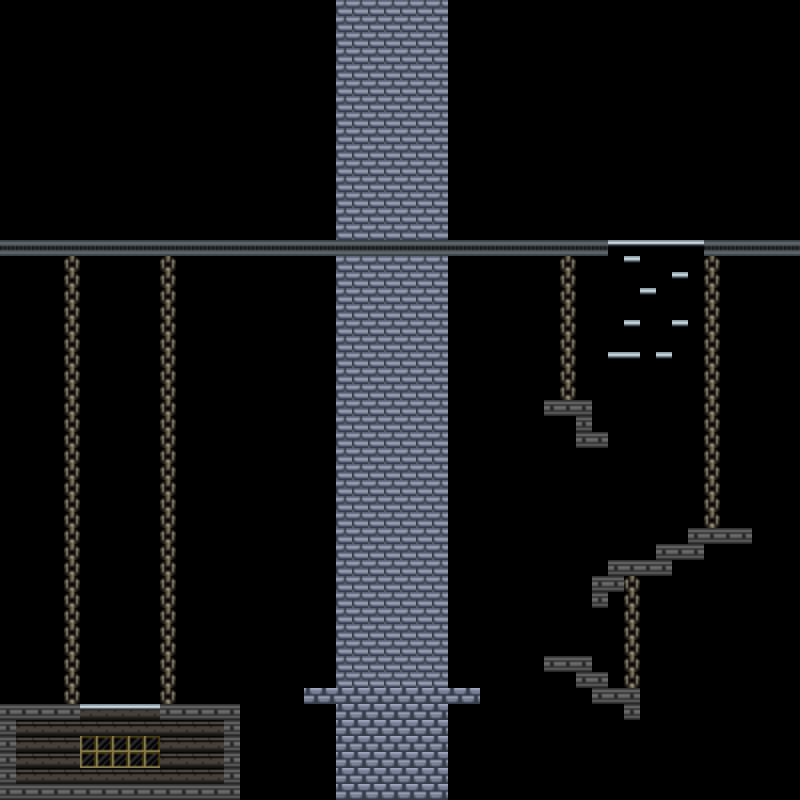

This is a level from a 2D game, rendered from its Tiled map with the project's own tilesets. A one-line summary and the map file follow, with tile-layer data summarised:
An orthogonal 50x50 tile map with 16x16 px tiles, 2 tile layers (Tile Layer 1, Tile Layer 2), 1 hidden layer not drawn, 2 tilesets and 33 objects (26x 14, 3x 10, 3x 9, 8).

<map version="1.0" orientation="orthogonal" renderorder="right-down" width="50" height="50" tilewidth="16" tileheight="16" backgroundcolor="#000000" nextobjectid="43">
 <tileset firstgid="1" source="../../../../../Homework 4/NYUCodebase/Assets/Levels/Spritesheets/ripped_starbound_sprites_solid_floor.tsx" />
 <tileset firstgid="197" source="../../../../../Homework 4/NYUCodebase/Assets/Levels/Spritesheets/arne_sprites.tsx" />
 <layer name="Tile Layer 3" width="50" height="50" visible="0">
  <data>[2500 cells, 2500 non-empty, 2 distinct tile ids]</data>
 </layer>
 <layer name="Tile Layer 1" width="50" height="50">
  <data>[2500 cells, 440 non-empty, 4 distinct tile ids]</data>
 </layer>
 <layer name="Tile Layer 2" width="50" height="50">
  <data>[2500 cells, 178 non-empty, 5 distinct tile ids]</data>
 </layer>
 <objectgroup name="ObjectsLayer">
  <object id="3" name="Player" type="8" gid="159" x="48" y="768" width="16" height="16">
   <properties>
    <property name="objectLayer" type="int" value="2" />
    <property name="renderLayer" type="int" value="2" />
   </properties>
  </object>
  <object id="4" name="Static_Object" type="10" gid="65" x="112" y="784" width="16" height="16">
   <properties>
    <property name="objectLayer" type="int" value="2" />
    <property name="renderLayer" type="int" value="3" />
    <property name="rotation" type="float" value="0" />
    <property name="xmlDescriber" value="Assets/XML/Objects/woodBoxMed.xml" />
   </properties>
  </object>
  <object id="5" name="Static_Object" type="10" gid="65" x="128" y="784" width="16" height="16">
   <properties>
    <property name="objectLayer" type="int" value="2" />
    <property name="renderLayer" type="int" value="2" />
    <property name="xmlDescriber" value="Assets/XML/Objects/woodBoxMed.xml" />
   </properties>
  </object>
  <object id="6" name="Static_Object" type="10" gid="65" x="128" y="768" width="16" height="16">
   <properties>
    <property name="objectLayer" type="int" value="2" />
    <property name="renderLayer" type="int" value="2" />
    <property name="xmlDescriber" value="Assets/XML/Objects/woodBoxMed.xml" />
   </properties>
  </object>
  <object id="7" name="ENEMY" type="9" gid="277" x="384" y="688" width="16" height="16">
   <properties>
    <property name="objectLayer" type="int" value="2" />
    <property name="renderLayer" type="int" value="2" />
   </properties>
  </object>
  <object id="8" name="ENEMY" type="9" gid="277" x="560" y="656" width="16" height="16">
   <properties>
    <property name="objectLayer" type="int" value="2" />
    <property name="renderLayer" type="int" value="2" />
   </properties>
  </object>
  <object id="9" name="ENEMY" type="9" gid="277" x="544" y="400" width="16" height="16">
   <properties>
    <property name="objectLayer" type="int" value="2" />
    <property name="renderLayer" type="int" value="2" />
   </properties>
  </object>
  <object id="17" name="fallingMetalBlock" type="14" gid="56" x="592" y="464" width="16" height="16">
   <properties>
    <property name="objectLayer" type="int" value="0" />
    <property name="renderLayer" type="int" value="0" />
    <property name="xmlDescriber" value="Assets/XML/Objects/fallingMetalBlock.xml" />
   </properties>
  </object>
  <object id="18" name="fallingMetalBlock" type="14" gid="56" x="624" y="480" width="16" height="16">
   <properties>
    <property name="objectLayer" type="int" value="0" />
    <property name="renderLayer" type="int" value="0" />
    <property name="xmlDescriber" value="Assets/XML/Objects/fallingMetalBlock.xml" />
   </properties>
  </object>
  <object id="19" name="fallingMetalBlock" type="14" gid="56" x="624" y="496" width="16" height="16">
   <properties>
    <property name="objectLayer" type="int" value="0" />
    <property name="renderLayer" type="int" value="0" />
    <property name="xmlDescriber" value="Assets/XML/Objects/fallingMetalBlock.xml" />
   </properties>
  </object>
  <object id="20" name="fallingMetalBlock" type="14" gid="56" x="640" y="496" width="16" height="16">
   <properties>
    <property name="objectLayer" type="int" value="0" />
    <property name="renderLayer" type="int" value="0" />
    <property name="xmlDescriber" value="Assets/XML/Objects/fallingMetalBlock.xml" />
   </properties>
  </object>
  <object id="21" name="fallingMetalBlock" type="14" gid="56" x="640" y="512" width="16" height="16">
   <properties>
    <property name="objectLayer" type="int" value="0" />
    <property name="renderLayer" type="int" value="0" />
    <property name="xmlDescriber" value="Assets/XML/Objects/fallingMetalBlock.xml" />
   </properties>
  </object>
  <object id="22" name="fallingMetalBlock" type="14" gid="56" x="752" y="512" width="16" height="16">
   <properties>
    <property name="objectLayer" type="int" value="0" />
    <property name="renderLayer" type="int" value="0" />
    <property name="xmlDescriber" value="Assets/XML/Objects/fallingMetalBlock.xml" />
   </properties>
  </object>
  <object id="23" name="fallingMetalBlock" type="14" gid="56" x="768" y="512" width="16" height="16">
   <properties>
    <property name="objectLayer" type="int" value="0" />
    <property name="renderLayer" type="int" value="0" />
    <property name="xmlDescriber" value="Assets/XML/Objects/fallingMetalBlock.xml" />
   </properties>
  </object>
  <object id="24" name="fallingMetalBlock" type="14" gid="56" x="752" y="528" width="16" height="16">
   <properties>
    <property name="objectLayer" type="int" value="0" />
    <property name="renderLayer" type="int" value="0" />
    <property name="xmlDescriber" value="Assets/XML/Objects/fallingMetalBlock.xml" />
   </properties>
  </object>
  <object id="25" name="fallingMetalBlock" type="14" gid="56" x="736" y="528" width="16" height="16">
   <properties>
    <property name="objectLayer" type="int" value="0" />
    <property name="renderLayer" type="int" value="0" />
    <property name="xmlDescriber" value="Assets/XML/Objects/fallingMetalBlock.xml" />
   </properties>
  </object>
  <object id="26" name="fallingMetalBlock" type="14" gid="56" x="736" y="544" width="16" height="16">
   <properties>
    <property name="objectLayer" type="int" value="0" />
    <property name="renderLayer" type="int" value="0" />
    <property name="xmlDescriber" value="Assets/XML/Objects/fallingMetalBlock.xml" />
   </properties>
  </object>
  <object id="27" name="fallingMetalBlock" type="14" gid="56" x="560" y="624" width="16" height="16">
   <properties>
    <property name="objectLayer" type="int" value="0" />
    <property name="renderLayer" type="int" value="0" />
    <property name="xmlDescriber" value="Assets/XML/Objects/fallingMetalBlock.xml" />
   </properties>
  </object>
  <object id="28" name="fallingMetalBlock" type="14" gid="56" x="576" y="624" width="16" height="16">
   <properties>
    <property name="objectLayer" type="int" value="0" />
    <property name="renderLayer" type="int" value="0" />
    <property name="xmlDescriber" value="Assets/XML/Objects/fallingMetalBlock.xml" />
   </properties>
  </object>
  <object id="29" name="fallingMetalBlock" type="14" gid="56" x="576" y="608" width="16" height="16">
   <properties>
    <property name="objectLayer" type="int" value="0" />
    <property name="renderLayer" type="int" value="0" />
    <property name="xmlDescriber" value="Assets/XML/Objects/fallingMetalBlock.xml" />
   </properties>
  </object>
  <object id="30" name="fallingMetalBlock" type="14" gid="56" x="640" y="720" width="16" height="16">
   <properties>
    <property name="objectLayer" type="int" value="0" />
    <property name="renderLayer" type="int" value="0" />
    <property name="xmlDescriber" value="Assets/XML/Objects/fallingMetalBlock.xml" />
   </properties>
  </object>
  </objectgroup>
</map>
<!-- 12 of 33 objects omitted -->
